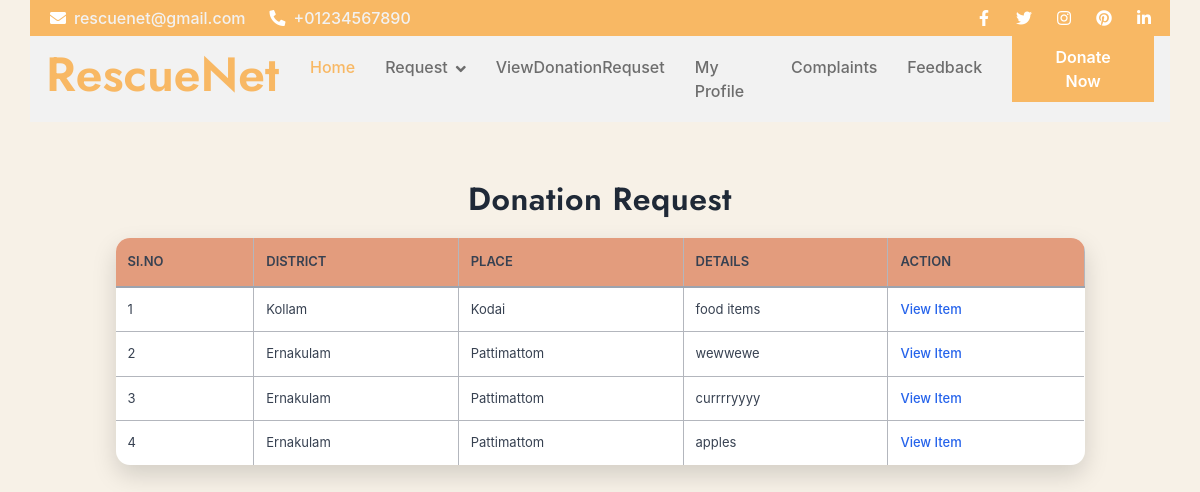
The page /User/ViewDonationRequest/ (signed in) on the database as committed earlier.
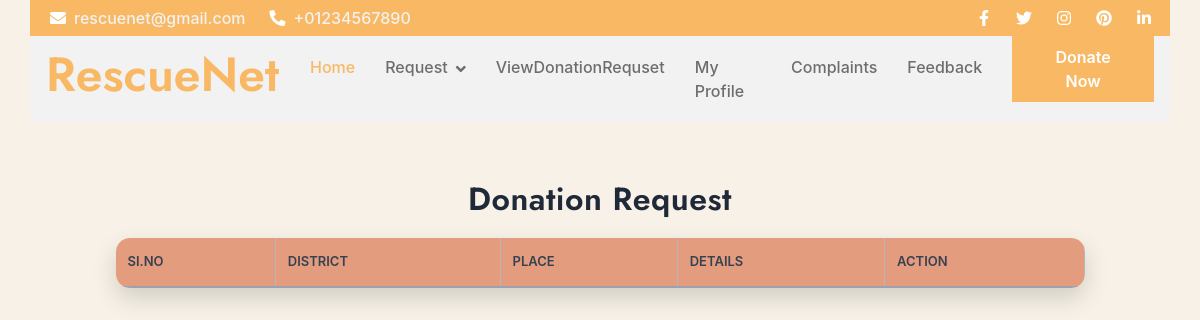
The same page on the database as committed later.
### Volunteer/models.py (models this page shows)
class tbl_donationrequest(models.Model):
    donationrequest_date=models.DateField(auto_now_add=True)
    donationrequest_status=models.IntegerField(default=0)
    donationrequest_details=models.CharField(max_length=100)
    place_id=models.ForeignKey(tbl_place,on_delete=models.CASCADE)
    user_id=models.ForeignKey(tbl_user,on_delete=models.CASCADE,null=True)

### Admin/models.py (models this page shows)
class tbl_place(models.Model):
    place_name = models.CharField(max_length=50)
    district = models.ForeignKey(tbl_district,on_delete=models.CASCADE)

class tbl_district(models.Model):
    district_name=models.CharField(max_length=50)

### User/views.py (the view)
# urls.py: path("ViewDonationRequest/",views.ViewDonationRequest,name="ViewDonationRequest"),
def ViewDonationRequest(request):
    if "uid" not in request.session:
        return redirect("Guest:Login")
    requestdata=tbl_donationrequest.objects.filter(donationrequest_status=0)
    return render(request,'User/ViewDonationRequest.html',{'requestdata':requestdata})

### User/Templates/User/ViewDonationRequest.html (shortened to what this page needs)
{% extends 'User/Header.html' %}
{% block content %}
<!DOCTYPE html>
<html lang="en">
<head>
</head>
<body>
<form action="" method="post">
    <h2 style="text-align: center;">Donation Request</h2>
    <table align="center">
        <tr>
            <td>SI.NO</td>
            <td>District</td>
            <td>Place</td>
            <td>Details</td>
            <td>Action</td>
        </tr>
        {% for i in requestdata %}
        <tr>
            <td>{{ forloop.counter }}</td>
            <td>{{ i.place_id.district.district_name }}</td>
            <td>{{ i.place_id.place_name }}</td>
            <td>{{ i.donationrequest_details }}</td>
            <td>
                <a href="{% url 'User:ViewItem' i.id %}">View Item</a>
            </td>
        </tr>
        {% endfor %}
    </table>
</form>
</body>
</html>
{% endblock %}

Rows that differ between the two databases and show on the page:
removed tbl_donationrequest: place_id.district.district_name "Kollam", place_id.place_name "Kodai", donationrequest_details "food items"
removed tbl_donationrequest: place_id.district.district_name "Ernakulam", place_id.place_name "Pattimattom", donationrequest_details "wewwewe"
removed tbl_donationrequest: place_id.district.district_name "Ernakulam", place_id.place_name "Pattimattom", donationrequest_details "currrryyyy"
removed tbl_donationrequest: place_id.district.district_name "Ernakulam", place_id.place_name "Pattimattom", donationrequest_details "apples"
